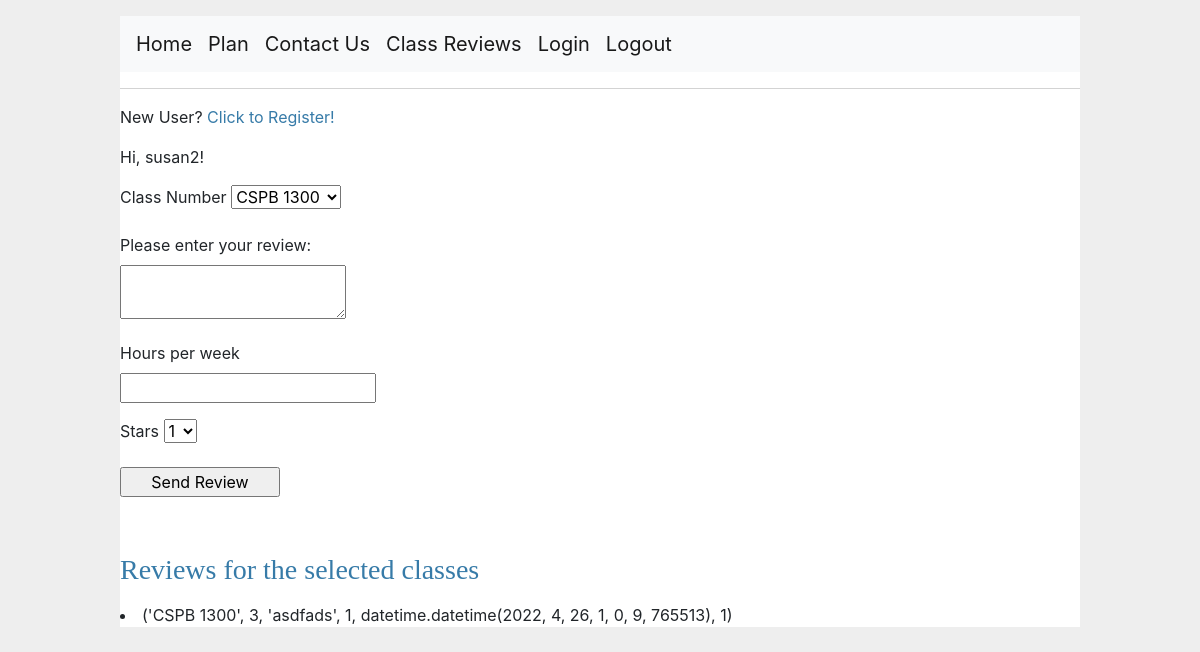
The app's page /reviews (signed in) with its own data.
### app/models.py (models this page shows, shortened)
class User(UserMixin, db.Model):
    id = db.Column(db.Integer, primary_key=True)
    username = db.Column(db.String(64), index=True, unique=True)
    email = db.Column(db.String(120), index=True, unique=True)
    password_hash = db.Column(db.String(128))
    def return_id(self):
        return self.id

class Review(db.Model):
    id = db.Column(db.Integer, primary_key=True)
    classname = db.Column(db.String(40))
    hoursperweek = db.Column(db.Integer)
    review = db.Column(db.String(200))
    stars = db.Column(db.Integer)
    timestamp = db.Column(db.DateTime, index=True, default=datetime.utcnow)
    user_id = db.Column(db.Integer, db.ForeignKey('user.id'))

### app/routes.py (the view)
@app.route('/reviews', methods=['GET', 'POST'])
def reviews():
    user_id = -1
    if current_user.is_authenticated:
        user = current_user.username
        user_object = User.query.filter_by(username=user).first()
        user_id = user_object.return_id()
    form = ReviewForm()
    reviews_all = Review.query.all()
    reviews_list = []
    for review in reviews_all:
        reviews_list.append((review.classname, review.hoursperweek, review.review, review.stars, review.timestamp, review.user_id))
    if form.validate_on_submit():
        ts = datetime.datetime.utcnow()
        review = Review(classname=form.classname.data, hoursperweek=form.hoursPerWeek.data, review=form.review.data, stars=form.stars.data, timestamp=ts, user_id=user_id)
        db.session.add(review)
        db.session.commit()
        return redirect(url_for('reviews'))
    else:
        return render_template('reviews.html', reviews=reviews_list, form=form)

### app/forms.py
class ReviewForm(FlaskForm):
    classname = SelectField(
        'Class Number',
        [DataRequired()],
        choices=[
            ('CSPB 1300', 'CSPB 1300'),
            ('CSPB 2824', 'CSPB 2824'),
            ('CSPB 2270', 'CSPB 2270'),
            ('CSPB 3104', 'CSPB 3104'),
            ('CSPB 2400', 'CSPB 2400'),
            ('CSPB 3308', 'CSPB 3308'),
            ('CSPB 3155', 'CSPB 3155'),
            ('CSPB 3702', 'CSPB 3702'),
            ('CSPB 3022', "CSPB 3022"),
            ('CSPB 4122', "CSPB 4122"),
            ('CSPB 4502', "CSPB 4502"),
            ('CSPB 2820', "CSPB 2820"),
            ('CSPB 3403', "CSPB 3403")
        ]
    )
    review = TextAreaField('Please enter your review:', validators=[DataRequired()])
    hoursPerWeek = IntegerField('Hours per week', validators=[DataRequired(), NumberRange(min=0, message='Must enter a number greater than 0')])
    stars = SelectField(choices=[('1', '1'), ('2', '2'), ('3', '3'), ('4', '4')])
    submit = SubmitField('Send Review')

### app/models.py (called while the page is built)
@login.user_loader
def load_user(id):
    return User.query.get(int(id))

### app/templates/reviews.html (shortened to what this page needs)
{% extends "base.html" %}
{% block body %}
    <form action="" method="post">
        <p>
            {{ form.classname.label }}
            {{ form.classname }}
        </p>
        <p>
            {{ form.review.label }}<br>
            {{ form.review(size=32) }}<br>
        </p>
        <p>
            {{ form.hoursPerWeek.label }}<br>
            {{ form.hoursPerWeek(size=32) }}<br>
        </p>
        <p>
            {{ form.stars.label }}
            {{ form.stars }}
        </p>
        <p>{{ form.submit() }}</p>
    </form>
    <br>
    <h3>Reviews for the selected classes</h3>
    {% for key in reviews %}
    <li>{{ key }}
    {% endfor %}
{% endblock %}

### app/templates/base.html (shortened to what this page needs)
<!doctype html>
<html lang="en">
  <head>
    <link rel="stylesheet" href="https://cdn.jsdelivr.net/npm/bootstrap@4.0.0/dist/css/bootstrap.min.css">
    <link rel="stylesheet" href="{{ url_for('static', filename='style.css') }}">
  </head>
  <body>
    <nav class="navbar navbar-expand-lg navbar-light bg-light">
      <a class="navbar-brand" href="{{ url_for('index') }}">Home</a>
      <a class="navbar-brand" href="{{ url_for('plan') }}">Plan</a>
      <a class="navbar-brand" href="{{ url_for('contact') }}">Contact Us</a>
      <a class="navbar-brand" href="{{ url_for('reviews') }}">Class Reviews</a>
      <a class="navbar-brand" href="{{ url_for('login') }}">Login</a>
      <a class="navbar-brand" href="{{ url_for('logout') }}">Logout</a>
    </nav>
    <hr>
      <p>New User? <a href="{{ url_for('register') }}">Click to Register!</a></p>
      <p>Hi, {{ current_user.username }}!</p>
    {% block body %}{% endblock %}
  </body>
</html>

### app/static/style.css (style rules this page uses)
html { font-family: sans-serif; background: #eee; padding: 1rem; }
body { max-width: 960px; margin: 0 auto; background: white; }
h1, h2, h3, h4, h5, h6 { font-family: serif; color: #377ba8; margin: 1rem 0; }
a { color: #377ba8; }
hr { border: none; border-top: 1px solid lightgray; }
nav { background: lightgray; display: flex; align-items: center; padding: 0 0.5rem; }
input[type=submit] { align-self: start; min-width: 10em; }

### records on screen
User: username "susan2"
Review: key "('CSPB 1300', 3, 'asdfads', 1, datetime.datetime(2022, 4, 26, 1, 0, 9, 765513), 1)"
